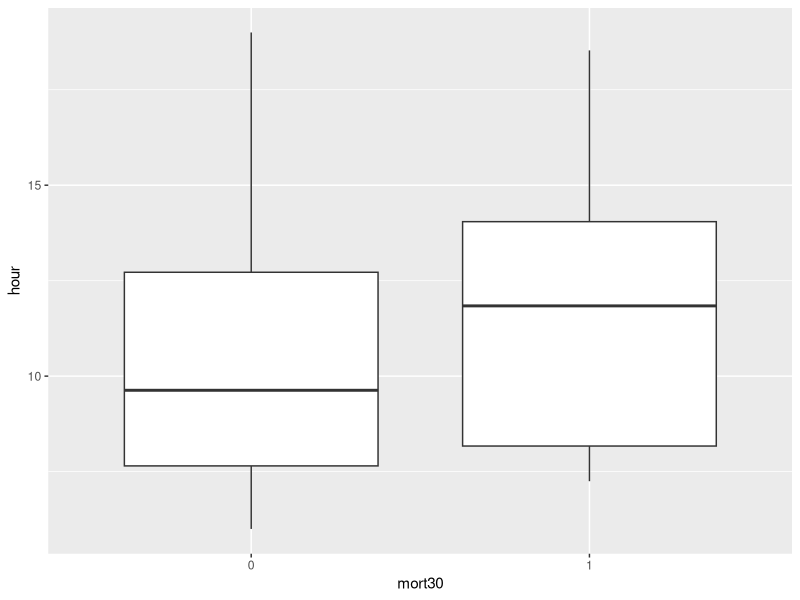
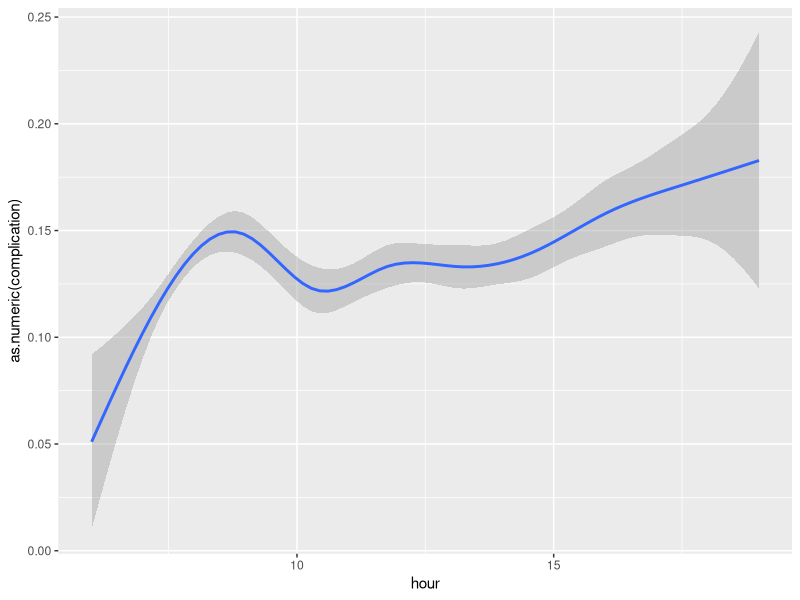
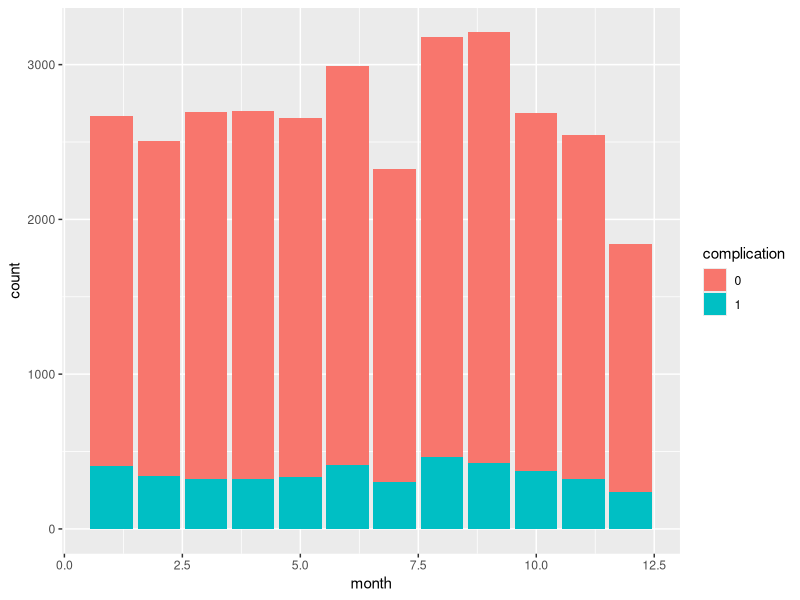
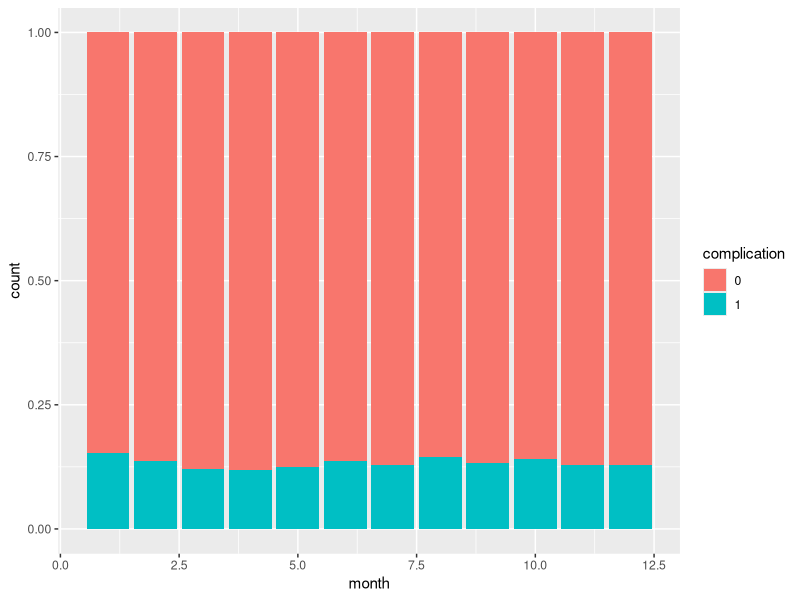

Here is the R script that generated these plots, in order:
## ---- chunk 1
3+3;
## ---- chunk 2
if(!require(tidyverse)) {
  install.packages("tidyverse");
  library(tidyverse);
}
## ---- chunk 3
surgery <- 
  read_csv(file = "surgery_timing.csv");
## ---- chunk 4
surgery <- 
  read_csv(file = "surgery_timing.csv", 
           col_types = cols(
             #This tells R what the default value should be for each column, if unspecified
             .default = col_character(),
             #These are the names of the column as written in the first row of the spreadsheet:
             age = col_double(), 
             bmi = col_double(), 
             mortality_rsi = col_double(), 
             complication_rsi = col_double(), 
             ccsMort30Rate = col_double(), 
             ccsComplicationRate = col_double(), 
             hour = col_double(), 
             dow = col_integer(),
             month = col_integer()));
## ---- chunk 5
surgery;
## ---- chunk 6
ggplot(data = surgery) + 
  geom_boxplot(mapping = 
                 aes(x = mort30, 
                     y = hour));
## ---- chunk 7
ggplot(data = surgery) + 
  geom_smooth(mapping = 
                 aes(x = hour, 
                     y = as.numeric(complication)));
## ---- chunk 8
ggplot(data = surgery) + 
  geom_bar(mapping = 
               aes(x = month, 
                   fill = complication));
## ---- chunk 9
ggplot(data = surgery) + 
  geom_bar(mapping = 
               aes(x = month, 
                   fill = complication),
           position = "fill");
